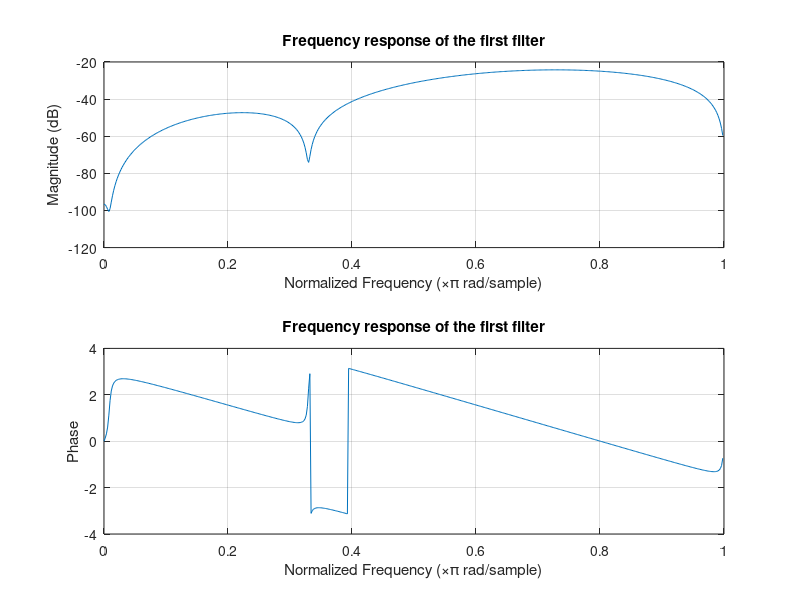
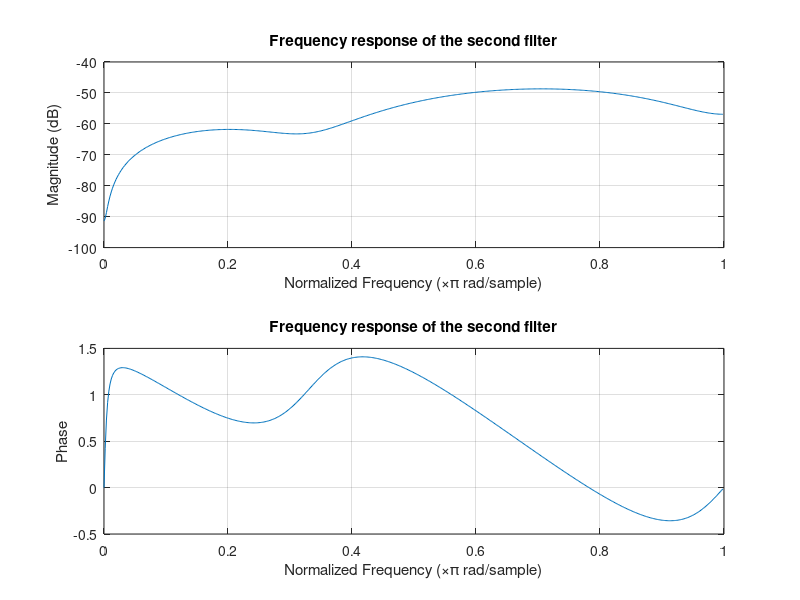
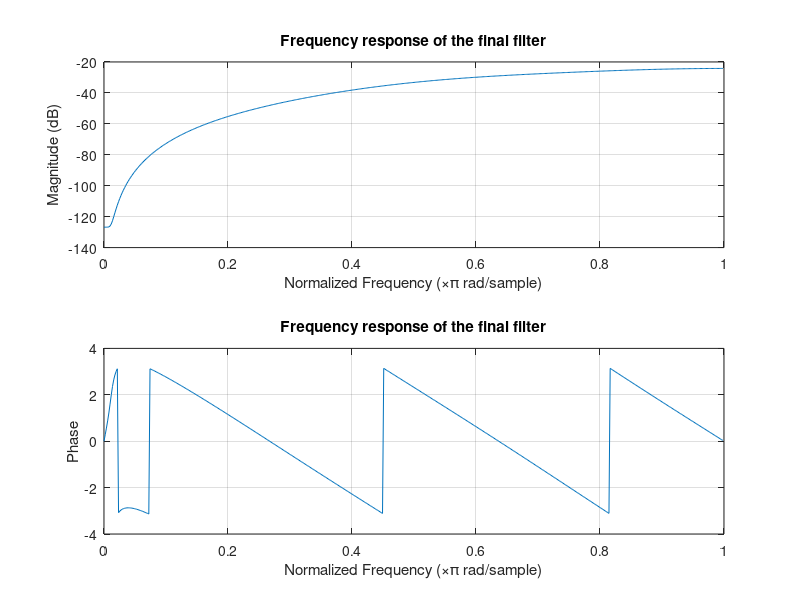

These figures' MATLAB source, in order:
clc
clear all

N=128;
% The parameters of the first filter
%sos1 = [1 -2 1 1 -1.95998 0.9615];
%gain1 = 0.0013094*4096;

sos1 = [1 -2 1 1 -1.95998 0.9615];
gain1 = 1.2512;

% The parameters of the second filter
sos2 = [2 -2 0 1 -0.96148 0];
gain2 = 367.1438/4096;

sos_final = [sos1;sos2];
gain_final = gain1 * gain2;
[b, a] = sos2tf(sos_final, gain_final/8);
equal_trans = [b,a];

[H1,w] = freqz(sos1*gain1,N);
figure(1);
subplot(2,1,1);
plot(w/pi, 20*log10(abs(H1)));grid;
%plot(w/pi,abs(H1));grid;
title('Frequency response of the first filter');
xlabel('Normalized Frequency (\times\pi rad/sample)');
ylabel('Magnitude (dB)');

subplot(2,1,2);
plot(w/pi, angle(H1));grid;
title('Frequency response of the first filter');
xlabel('Normalized Frequency (\times\pi rad/sample)');
ylabel('Phase');


[H2,w] = freqz(sos2*gain2,N);
figure(2);
subplot(2,1,1);
plot(w/pi,20*log10(abs(H2)));grid;
%plot(w/pi,abs(H2));grid;
title('Frequency response of the second filter');
xlabel('Normalized Frequency (\times\pi rad/sample)');
ylabel('Magnitude (dB)');

subplot(2,1,2);
plot(w/pi,angle(H2));grid;
title('Frequency response of the second filter');
xlabel('Normalized Frequency (\times\pi rad/sample)');
ylabel('Phase');

[H3,w] = freqz(equal_trans,N);
figure(3);
subplot(2,1,1);
plot(w/pi,20*log10(abs(H3)));grid;
%plot(w/pi,abs(H3));grid;
title('Frequency response of the final filter');
xlabel('Normalized Frequency (\times\pi rad/sample)');
ylabel('Magnitude (dB)');
subplot(2,1,2);
plot(w/pi,angle(H3));grid;
title('Frequency response of the final filter');
xlabel('Normalized Frequency (\times\pi rad/sample)');
ylabel('Phase');

